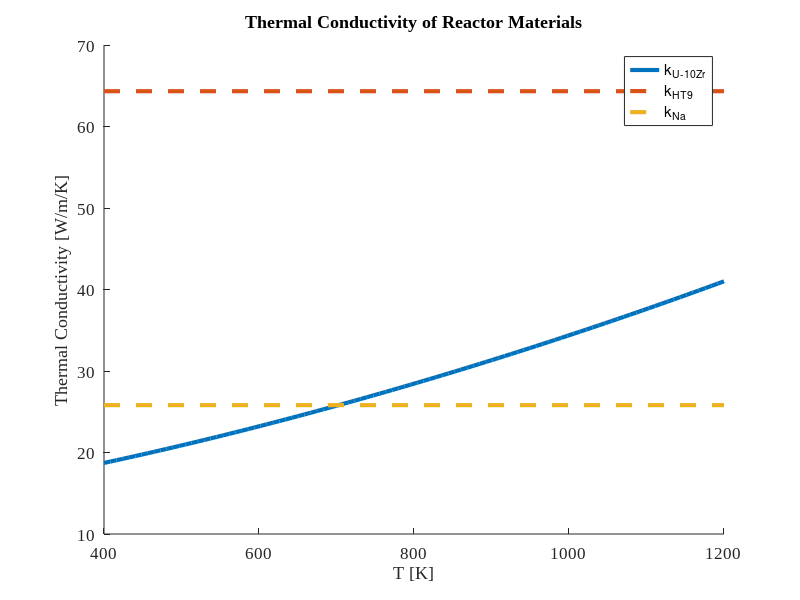

Here is the MATLAB script that generated this plot:
clear
close all

x = 0.1; % U-10Zr

kU   = @(T)(21.73 + 1.591e-2*T + 5.907e-6*T^2);
kZr  = @(T)(8.853 + 7.082e-3*T + 2.533e-6*T^2 + 2.992e3/T);
kcZr = @(T,x)(-102.0 + 200.1*x - 109.2*x^2 +9.453e-3*T + ...
    3.459e-5*T^2 - 0.02093*x*T);
kUZr = @(T,x)((1 - sqrt(1-x))*kZr(T) + sqrt(1-x)*((1-x)*kU(T) + x*kcZr(T,x)));

kHT9 = 64.33; % [W/m/K]
kNa  = 25.81; % [W/m/K]

Ttest = linspace(400,1200);
ktest = zeros(size(Ttest));
for i = 1:length(Ttest)
    ktest(i) = kUZr(Ttest(i),x);
end

LW = 3;

figure
hold on
plot(Ttest,ktest,'LineWidth',LW);
plot([Ttest(1),Ttest(end)],[kHT9,kHT9],'--','LineWidth',LW)
plot([Ttest(1),Ttest(end)],[kNa,kNa],'--','LineWidth',LW)
hold off
xlim([Ttest(1),Ttest(end)])
xlabel('T [K]')
ylabel('Thermal Conductivity [W/m/K]')
title('Thermal Conductivity of Reactor Materials')
legend({'k_{U-10Zr}','k_{HT9}','k_{Na}'})
set(gca,'FontName','Times New Roman','FontSize',12);
print('../figs/kfuel_plot.eps','-depsc2');
close(gcf)